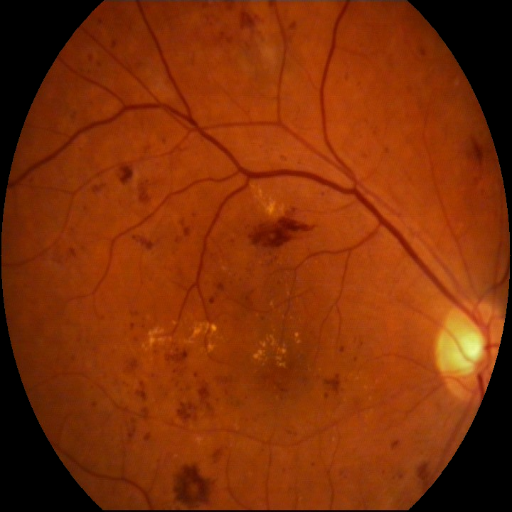
#> input picture testA/1.png, 512 x 512 px; its folder holds only this picture in this run
$ python -i get_seg_union.py   (imports and definitions only)   (older library calls are emulated)
#> lines starting #> are read from the running program, lines starting #| are printed output that depends on the picture; after the words box and inside, x2 and y2 are one past the last pixel; in counts of white or black regions, pixels touching at a corner belong together
from __future__ import print_function

from multiprocessing.pool import ThreadPool

import cv2
import numpy as np
import matplotlib.pyplot as plt
import pylab as pl
import os

# [4 lines left out: function showImg, not called in this run]

def homofilter(I):
    I = np.double(I)
    m, n = I.shape
    rL = 0.5
    rH = 2
    c = 2
    d0 = 20
    I1 = np.log(I + 1)
    FI = np.fft.fft2(I1)
    n1 = np.floor(m / 2)
    n2 = np.floor(n / 2)
    D = np.zeros((m, n))
    H = np.zeros((m, n))
    for i in range(m):
        for j in range(n):
            D[i, j] = ((i - n1) ** 2 + (j - n2) ** 2)
            H[i, j] = (rH - rL) * (np.exp(c * (-D[i, j] / (d0 ** 2)))) + rL
    I2 = np.fft.ifft2(H * FI)
    I3 = np.real(np.exp(I2) - 1)
    I4 = I3 - np.min(I3)
    I4 = I4 / np.max(I4) * 255
    dstImg = np.uint8(I4)
    return dstImg

# [23 lines left out: functions gaborfilter, process, not called in this run]
def process_re(img, filters):
    accum = np.zeros_like(img)
    for kern in filters:
        fimg = cv2.filter2D(img, cv2.CV_8U, kern, borderType=cv2.BORDER_REPLICATE)
        np.maximum(accum, fimg, accum)
    return accum

# [34 lines left out: functions process_threaded, getGabor, build_filters, not called in this run]

def print_gabor(filters):
    for i in range(len(filters)):
        showImg(str(i), filters[i])

# [6 lines left out: function reverse_image, not called in this run]

def pass_mask(mask, img):
    # qwe = reverse_image(img)
    qwe = img.copy()
    for i in range(mask.shape[0]):
        for j in range(mask.shape[1]):
            if mask[i][j] == 0:
                qwe[i][j] = 0
    # asd = cv2.filter2D(qwe, cv2.CV_8U, mask)
    return qwe

# [27 lines left out: functions showKern, calcDice, not called in this run]

def adjust_gamma(imgs, gamma=1.0):
    # assert (len(imgs.shape)==4)  #4D arrays
    # assert (imgs.shape[1]==1)  #check the channel is 1
    # build a lookup table mapping the pixel values [0, 255] to
    # their adjusted gamma values
    invGamma = 1.0 / gamma
    table = np.array([((i / 255.0) ** invGamma) * 255 for i in np.arange(0, 256)]).astype("uint8")
    # apply gamma correction using the lookup table
    new_imgs = np.zeros_like(imgs)
    for i in range(imgs.shape[0]):
        for j in range(imgs.shape[1]):
            new_imgs[i, j] = cv2.LUT(np.array(imgs[i, j], dtype=np.uint8), table)
    return new_imgs

def build_filters2(sigma=1, YLength=10):
    filters = []
    widthOfTheKernel = np.ceil(np.sqrt((6 * np.ceil(sigma) + 1) ** 2 + YLength ** 2))
    if np.mod(widthOfTheKernel, 2) == 0:
        widthOfTheKernel = widthOfTheKernel + 1
    widthOfTheKernel = int(widthOfTheKernel)
    # print(widthOfTheKernel)
    for theta in np.arange(0, np.pi, np.pi / 16):
        # theta = np.pi/4
        matchFilterKernel = np.zeros((widthOfTheKernel, widthOfTheKernel), dtype=np.float32)
        for x in range(widthOfTheKernel):
            for y in range(widthOfTheKernel):
                halfLength = (widthOfTheKernel - 1) / 2
                x_ = (x - halfLength) * np.cos(theta) + (y - halfLength) * np.sin(theta)
                y_ = -(x - halfLength) * np.sin(theta) + (y - halfLength) * np.cos(theta)
                if abs(x_) > 3 * np.ceil(sigma):
                    matchFilterKernel[x][y] = 0
                elif abs(y_) > (YLength - 1) / 2:
                    matchFilterKernel[x][y] = 0
                else:
                    matchFilterKernel[x][y] = -np.exp(-.5 * (x_ / sigma) ** 2) / (np.sqrt(2 * np.pi) * sigma)
        m = 0.0
        for i in range(matchFilterKernel.shape[0]):
            for j in range(matchFilterKernel.shape[1]):
                if matchFilterKernel[i][j] < 0:
                    m = m + 1
        mean = np.sum(matchFilterKernel) / m
        for i in range(matchFilterKernel.shape[0]):
            for j in range(matchFilterKernel.shape[1]):
                if matchFilterKernel[i][j] < 0:
                    matchFilterKernel[i][j] = matchFilterKernel[i][j] - mean
        filters.append(matchFilterKernel)

    return filters

def Z_ScoreNormalization(x, mu, sigma):
    x = (x - mu) / sigma
    return x

def sigmoid(X):
    return 1.0 / (1 + np.exp(-float(X)))

# [11 lines left out: function Normalize, not called in this run]

def grayStretch(img, m=60.0/255, e=8.0):
    k = np.zeros(img.shape, np.float32)
    ans = np.zeros(img.shape, np.float32)
    mx = np.max(img)
    mn = np.min(img)
    for i in range(img.shape[0]):
        for j in range(img.shape[1]):
            k[i][j] = (float(img[i][j]) - mn) / (mx - mn)
    eps = 0.01
    for i in range(img.shape[0]):
        for j in range(img.shape[1]):
            ans[i][j] = 1 / (1 + (m / (k[i][j] + eps)) ** e) * 255
    ans = np.array(ans, np.uint8)
    return ans

import torchvision.transforms as transforms
from PIL import Image
import numpy as np
import cv2


def get_transform(resize_or_crop,loadSizeX,loadSizeY,fineSize):
    transform_list = []
    if resize_or_crop == 'resize_and_crop':
        osize = [loadSizeX, loadSizeY]
        transform_list.append(transforms.Scale(osize, Image.BICUBIC))
        transform_list.append(transforms.RandomCrop(fineSize))
    elif resize_or_crop == 'crop':
        transform_list.append(transforms.RandomCrop(fineSize))
    elif resize_or_crop =='scale':
        osize = [loadSizeX,loadSizeY]

    transform_list += [transforms.ToTensor()]

    return transforms.Compose(transform_list)

# [1 line that did not run here, left out]

# [25 lines left out: functions imread, imwrite, remove_back_area, not called in this run]

def get_mask_BZ(img):
    if img.ndim==3:
        gray_img = cv2.cvtColor(img, cv2.COLOR_BGR2GRAY)
    else:
        gray_img = img
    threhold = np.mean(gray_img)/3-7
    #threhold = np.mean(gray_img)/2
    _, mask = cv2.threshold(gray_img, max(0,threhold), 1, cv2.THRESH_BINARY)
    nn_mask = np.zeros((mask.shape[0]+2,mask.shape[1]+2),np.uint8)
    new_mask = (1-mask).astype(np.uint8)
    _,new_mask,_,_ = cv2.floodFill(new_mask, nn_mask, (0,0), (0), cv2.FLOODFILL_MASK_ONLY)
    _,new_mask,_,_ = cv2.floodFill(new_mask, nn_mask, (new_mask.shape[1]-1,0), (0), cv2.FLOODFILL_MASK_ONLY)
    _,new_mask,_,_ = cv2.floodFill(new_mask, nn_mask, (0,new_mask.shape[0]-1), (0), cv2.FLOODFILL_MASK_ONLY)
    _,new_mask,_,_ = cv2.floodFill(new_mask, nn_mask, (new_mask.shape[1]-1,new_mask.shape[0]-1), (0), cv2.FLOODFILL_MASK_ONLY)
    mask = mask + new_mask
    kernel = cv2.getStructuringElement(cv2.MORPH_RECT, (20,  20))
    mask = cv2.erode(mask, kernel)
    mask = cv2.dilate(mask, kernel)
    return mask

# [29 lines of commented-out code are left out]

# [13 lines left out: functions _get_center_radius_by_hough, _get_circle_by_center_bbox, not called in this run]

def get_mask(img):
    if img.ndim ==3:
        g_img=cv2.cvtColor(img,cv2.COLOR_RGB2GRAY)
    elif img.ndim == 2:
        g_img =img.copy()
    else:
        raise 'image dim is not 1 or 3'
    h,w = g_img.shape
    shape=g_img.shape[0:2]
    #g_img = cv2.resize(g_img,(0,0),fx = 0.5,fy = 0.5)
    tg_img=cv2.normalize(g_img, None, 0, 255, cv2.NORM_MINMAX)
    tmp_mask=get_mask_BZ(tg_img)
    # [9 lines of commented-out code are left out]
    return tmp_mask

def mask_image(img,mask):
    img[mask<=0,...]=0
    return img

# [79 lines left out: functions supplemental_black_area, process_fi, not called in this run]
    # [14 lines of commented-out code are left out]
def process_ffa(img):
    # 原图
    # srcImg = cv2.imread(path + ('%02d' % num) + '_test.tif', cv2.IMREAD_ANYDEPTH | cv2.IMREAD_ANYCOLOR)
    #srcImg = cv2.imread('001.png', cv2.IMREAD_ANYDEPTH | cv2.IMREAD_ANYCOLOR)
#> called with img = '../testA/1.png'
    srcImg = cv2.imread(img,1)
#> srcImg is the input picture: shape (512, 512, 3); mean B, G, R 6.8, 47.9, 128.6
    # 标定图
    # grountruth = cv2.imread(path + ('%02d' % num) + '_manual1.tif', cv2.IMREAD_GRAYSCALE)
    grayImg = cv2.split(srcImg)[1]
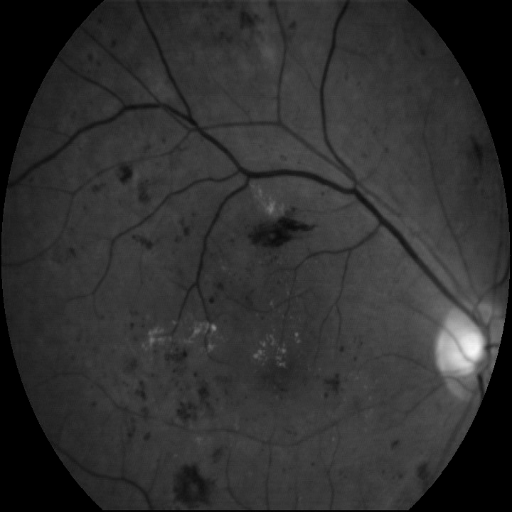
#> grayImg: shape (512, 512); min 0, max 247, mean 47.9

    # 提取掩膜
    # ret0, th0 = cv2.threshold(grayImg, 30, 255, cv2.THRESH_BINARY)
    # ret0, th0 = cv2.threshold(grayImg, 30, 255, cv2.THRESH_BINARY)
    # mask = cv2.erode(th0, np.ones((7, 7), np.uint8))
    mask = get_mask(grayImg)
#> in get_mask_BZ, `threhold = np.mean(gray_img)/3-7`: threhold = 9.5
#> in get_mask_BZ, `_, mask = cv2.threshold(gray_img, max(0,threhold), 1, cv2.THRESH_BINARY)`:
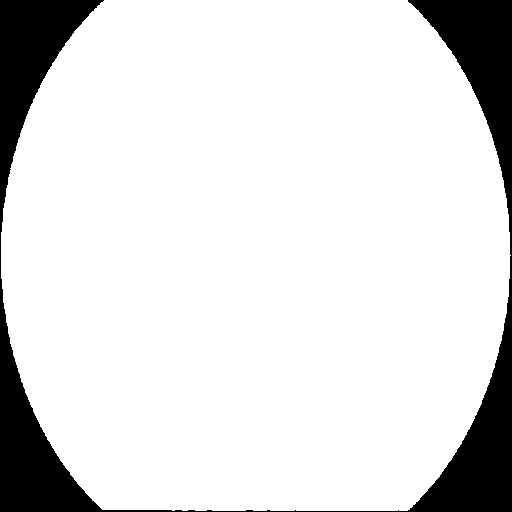
#> mask: shape (512, 512); values 0 (black) and 1 (white), 87.2% white; 1 black region, box (x1, y1, x2, y2) and area: (0, 0, 512, 512) 33463
#> in get_mask_BZ, `_,new_mask,_,_ = cv2.floodFill(new_mask, nn_mask, (0,0), (0), cv2.FLOO..`: new_mask: shape (512, 512); every value is 0
#> in get_mask_BZ, `mask = cv2.erode(mask, kernel)`: mask: shape (512, 512); values 0 (black) and 1 (white), 81% white; 1 black region, box (x1, y1, x2, y2) and area: (0, 0, 512, 512) 49716
#> in get_mask_BZ, `mask = cv2.dilate(mask, kernel)`: mask: shape (512, 512); values 0 (black) and 1 (white), 87.3% white; 4 black regions (1 under 20 px), largest, box (x1, y1, x2, y2) and area: (0, 0, 213, 512) 16985, (399, 0, 512, 512) 16195, (247, 511, 271, 512) 24
    mask = (mask*255)
    # mask = cv2.bitwise_not(mask)
    # mask = cv2.erode(th0, np.zeros((7, 7), np.uint8))
    #showImg("mask", mask)

    #反转图像像素并进行mask
    grayImg = cv2.bitwise_not(grayImg)
    grayImg=mask_image(grayImg,mask)

    # 高斯滤波
    blurImg = cv2.GaussianBlur(grayImg, (5, 5), 0)
    # cv2.imwrite("blurImg.png", blurImg)

    # HE
    heImg = cv2.equalizeHist(blurImg)
    # cv2.imwrite("heImg.png", heImg)

    # CLAHE 光均衡化+对比度增强
    clahe = cv2.createCLAHE(clipLimit=2, tileGridSize=(10, 10))
    claheImg = clahe.apply(blurImg)
    # cv2.imwrite("claheImg.png", claheImg)

    # 同态滤波 光均衡化
    homoImg = homofilter(blurImg)
#> after the loop in homofilter, `for i in range(m):`:
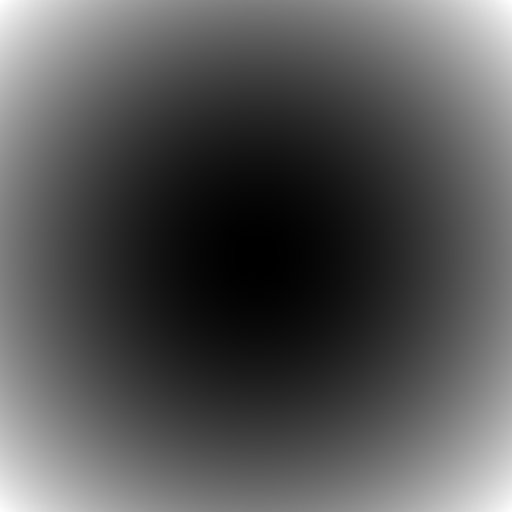
#> D: shape (512, 512) float64; min 0, max 131072, mean 43691; drawn with min black and max white
#> in homofilter, `I3 = np.real(np.exp(I2) - 1)`:
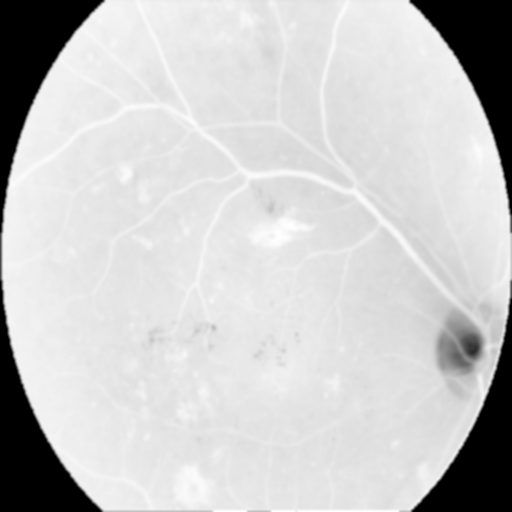
#> I3: shape (512, 512) float64; min -0.00295, max 14.62, mean 11.54; drawn with min black and max white

    preMFImg = adjust_gamma(claheImg, gamma=1.5)
#> after the loop in adjust_gamma, `for i in range(imgs.shape[0]):`:
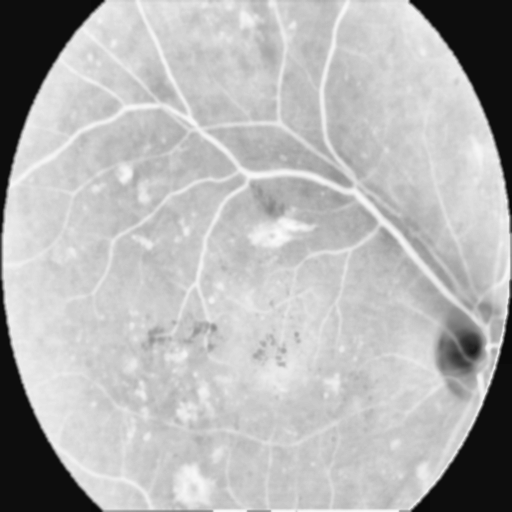
#> new_imgs: shape (512, 512); min 10, max 250, mean 180.5
    filters = build_filters2()
    # showKern(filters)
    gaussMFImg = process_re(preMFImg, filters)
    gaussMFImg_mask = pass_mask(mask, gaussMFImg)
#> after the loop in pass_mask, `for i in range(mask.shape[0]):`:
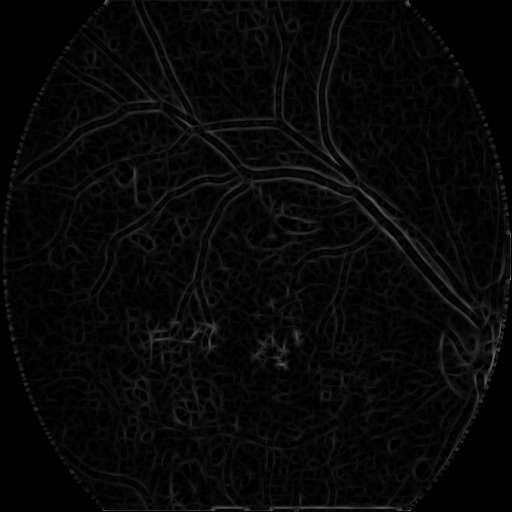
#> qwe: shape (512, 512); min 0, max 132, mean 7.6
    grayStretchImg = grayStretch(gaussMFImg_mask, m=30.0 / 255, e=8)
#> in grayStretch, `k = np.zeros(img.shape, np.float32)`: k: shape (512, 512) float32; every value is 0
#> in grayStretch, `mx = np.max(img)`: mx = 132
#> in grayStretch, `mn = np.min(img)`: mn = 0


    # 二值化
    ret1, th1 = cv2.threshold(grayStretchImg, 30, 255, cv2.THRESH_OTSU)
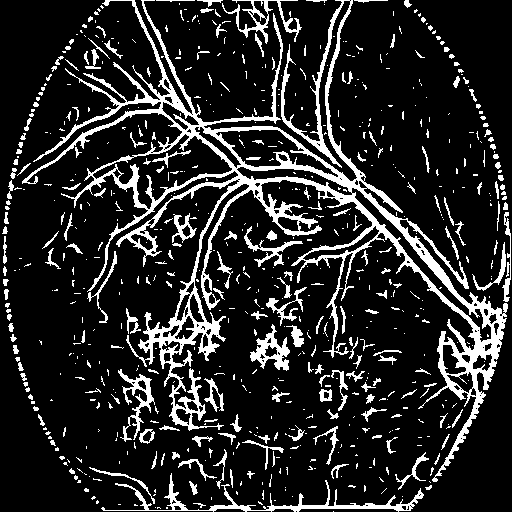
#> th1: shape (512, 512); 15.5% white; 691 white regions (497 under 20 px), largest, box (x1, y1, x2, y2) and area: (22, 0, 508, 482) 23489, (101, 473, 424, 512) 1671, (222, 0, 302, 44) 755
#> ret1 = 87
    # ret1, th1 = cv2.threshold(grayStretchImg, 30, 255, cv2.THRESH_BINARY)
    predictImg = th1.copy()

    # [12 lines of commented-out code are left out]
    return predictImg
    #############################################################################
# [45 lines left out: functions get_union, process_images_from_folders, not called in this run]
        # [12 lines of commented-out code are left out]
folder_fi = '/root/fi_enhanced_registed_433/image'
folder_ffa = '/root/ffa_enhanced_registed_433/image'
folder_save = '/root/ffa_enhanced_registed_433_segand/image'
# [1 line not run here, left out]

>>> result = process_ffa('../testA/1.png')

$ run again, on testA/10.png
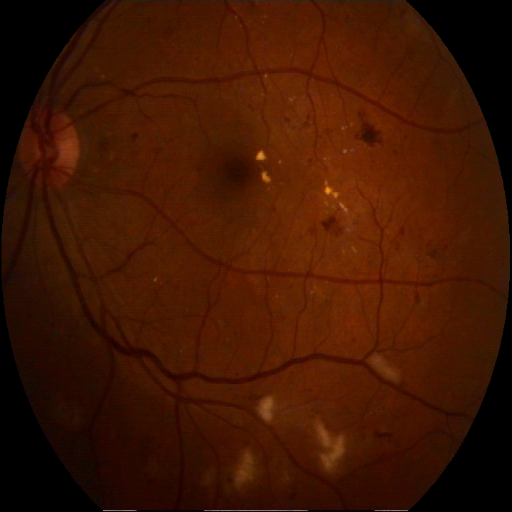
#> input picture testA/10.png, 512 x 512 px
#> in process_ffa, srcImg is the input picture: shape (512, 512, 3); mean B, G, R 2.1, 22.1, 64.1
#> threhold = 5.94
#> after the loop in pass_mask, `for i in range(mask.shape[0]):`:
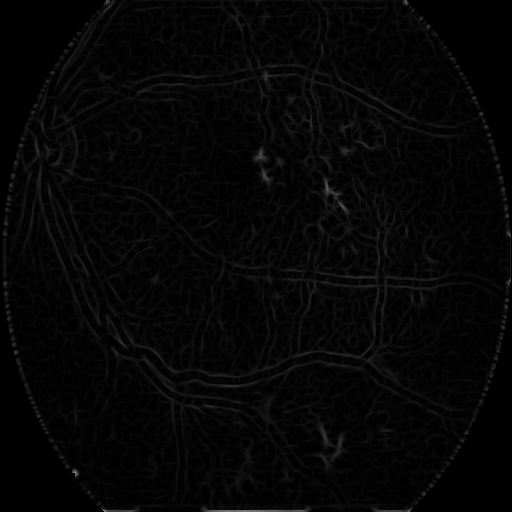
#> qwe: shape (512, 512); min 0, max 130, mean 5.8
#> mx = 130
#> mn = 0
#> in process_ffa, `ret1, th1 = cv2.threshold(grayStretchImg, 30, 255, cv2.THRESH_OTSU)`:
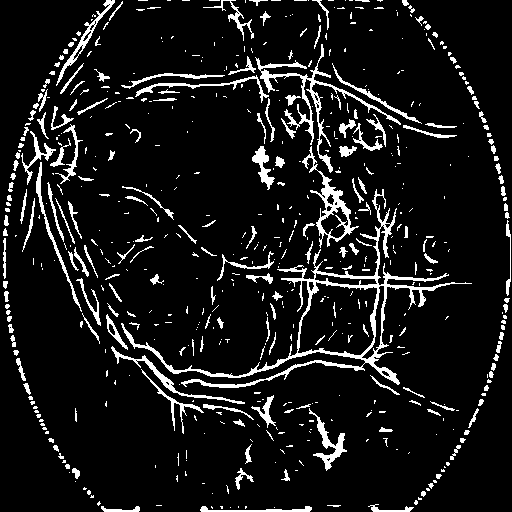
#> th1: shape (512, 512); 9.1% white; 579 white regions (387 under 20 px), largest, box (x1, y1, x2, y2) and area: (121, 189, 472, 388) 4504, (255, 44, 401, 173) 1641, (302, 146, 359, 248) 1031
#> ret1 = 94

$ run again, on testA/12.png
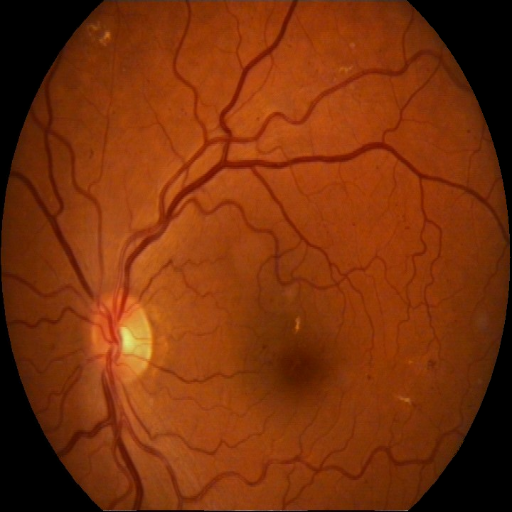
#> input picture testA/12.png, 512 x 512 px
#> in process_ffa, srcImg is the input picture: shape (512, 512, 3); mean B, G, R 10.5, 49.5, 122.2
#> threhold = 11.3
#> after the loop in pass_mask, `for i in range(mask.shape[0]):`:
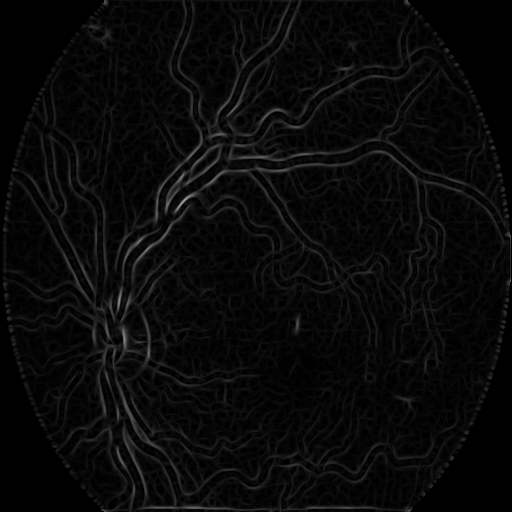
#> qwe: shape (512, 512); min 0, max 160, mean 9
#> mx = 160
#> mn = 0
#> in process_ffa, `ret1, th1 = cv2.threshold(grayStretchImg, 30, 255, cv2.THRESH_OTSU)`:
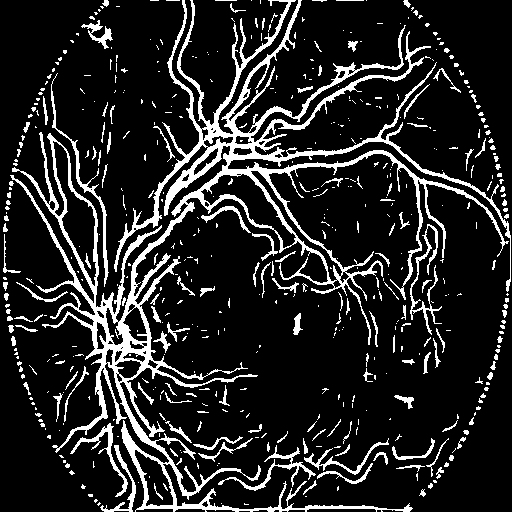
#> th1: shape (512, 512); 14.5% white; 531 white regions (392 under 20 px), largest, box (x1, y1, x2, y2) and area: (10, 0, 511, 512) 25249, (51, 73, 109, 287) 721, (410, 224, 442, 335) 653
#> ret1 = 94
